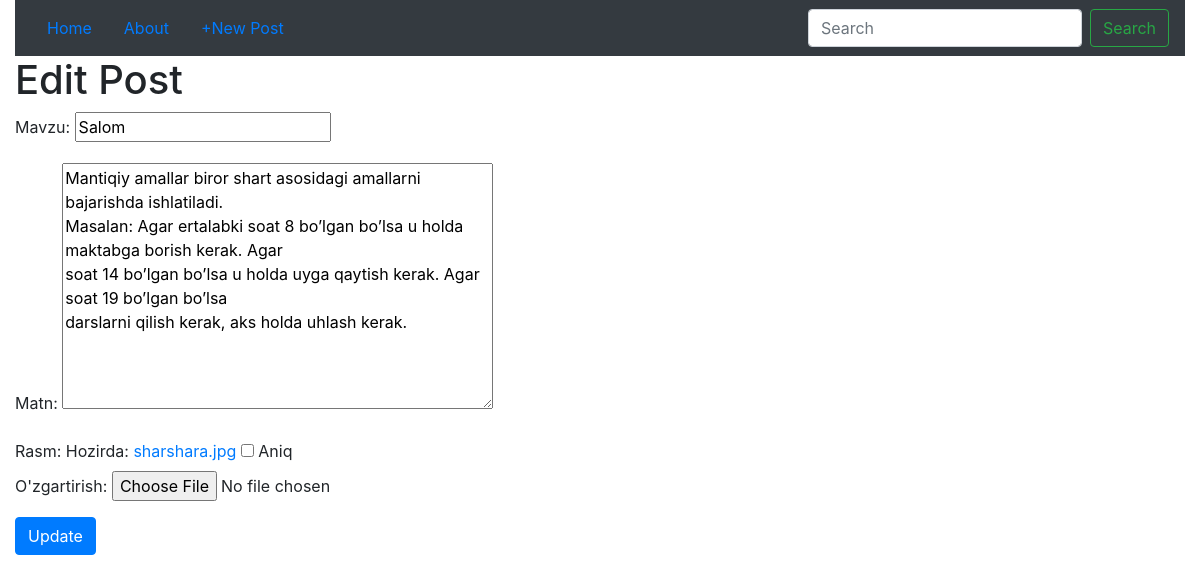
Page /post/9/edit/ on the committed database.
### blog/models.py (models this page shows, shortened)
class Post(models.Model):
	title = models.CharField('Mavzu', max_length=50, null=True, blank=True)
	author = models.CharField('Muallif', max_length=50, default="Nomalum", blank=True)
	image = models.FileField('Rasm', null=True, blank=True)
	text = models.TextField('Matn', blank=True)
	date = models.DateTimeField(auto_now_add=True)

### blog/views.py (the view)
# urls.py: path('post/<int:pk>/edit/', Update.as_view(), name='edit'),
class Update(UpdateView):
	model = Post
	template_name = 'edit.html'
	fields = ['title', 'text', 'image']

### blog/templates/edit.html (shortened to what this page needs)
{% extends 'base.html' %}
{% block body %}
<h1>Edit Post</h1>
<form method="post" action="">
	<div class="form-group">
		{{form.as_p}}
		<button type="submit" class="btn btn-primary">Update</button>
	</div>
</form>
{% endblock %}

### rows in the picture
Post: title "Salom", text "Mantiqiy amallar biror shart asosidagi amallarni bajarishda ishlatiladi. Masalan: Agar ertalabki soat 8 bo’lgan bo’lsa u holda maktabga borish kerak. Agar soat 14 bo’lgan bo’lsa u holda uyga qaytish kerak. Agar soat 19 bo’lgan bo’lsa darslarni qilish kerak, aks holda uhlash kerak."
